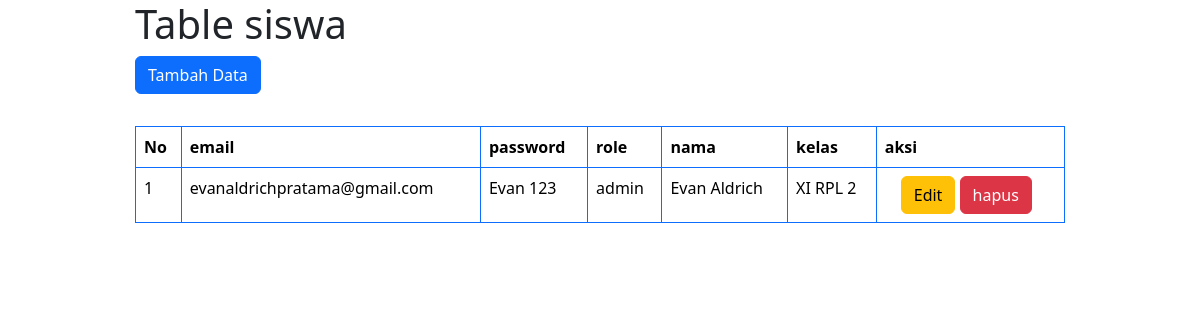
Screenshot of /user.php with the database file from the repository.
### tables this page shows
CREATE TABLE `tb_user` (
  `id_user` int(11) NOT NULL,
  `email` varchar(30) NOT NULL,
  `password` varchar(9) NOT NULL,
  `role` enum('admin','anggota') NOT NULL,
  `nama` varchar(50) NOT NULL,
  `kelas` varchar(25) NOT NULL
);

### user.php (the view, shortened to what this page needs)
<!DOCTYPE html>
<?php
include 'koneksi.php';
?>
<html lang="en">
  <link rel="stylesheet" href="https://cdn.jsdelivr.net/npm/bootstrap@5.3.3/dist/css/bootstrap.min.css">
</head>
<body >
  <div class="container">
    <div class="col-10 m-auto">
    <h1 class="">Table siswa</h1>
      <a href="tambahSiswa.php" class="btn btn-primary">Tambah Data</a>
<div class="table-responsive">
  <table class="table table-hover table-bordered border-primary mt-3">
      <table class="table table-hover table-bordered border-primary mt-3">
        <thead>
          <tr>
            <th scope="col">No</th>
            <th scope="col">email</th>
            <th scope="col">password</th>
            <th scope="col">role</th>
            <th scope="col">nama</th>
            <th scope="col">kelas</th>
            <th scope="col">aksi</th>
          </tr>
        </thead>
        <?php
        $query = "SELECT * FROM tb_user";
        $result = mysqli_query($con,$query);
        $no = 1;
        while  ($data = mysqli_fetch_assoc($result)) {
       ?>
        <tbody>
          <tr>
            <td scope="col"><?=$no++?></td>
            <td scope="col"><?=$data['email']?></td>
            <td scope="col"><?=$data['password']?></td>
            <td scope="col"><?=$data['role']?></td>
            <td scope="col"><?=$data['nama']?></td>
            <td scope="col"><?=$data['kelas']?></td>
            <td scope="col"><a class="btn btn-warning ms-3"href="editSiswa.php?email=<?= $data['email'] ?>">Edit</a>
            <form class="d-inline"action="hapusSiswa.php" method="post">
              <button  class="btn btn-danger">hapus</button>
            </form>
            </td>
          </tr>
        </tbody>
        <?php } ?>
      </table>
  </div>
    </div>
  </div>
</body>
</html>

### rows the page displays
tb_user: email "evanaldrichpratama@gmail.com", password "Evan 123", role "admin", nama "Evan Aldrich", kelas "XI RPL 2"
